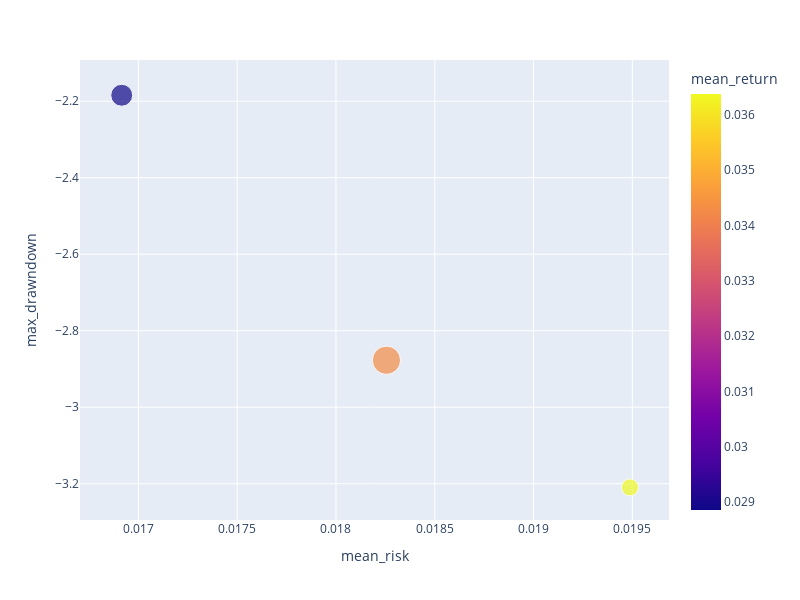

Write notebook code for a chart like this one.
### Code cell
fig = px.scatter(df_metrics_res, x = 'mean_risk', y = 'max_drawndown', size='max_recovery',  
                 color="mean_return", hover_name = 'clust_method', width=800, height=600)
fig.show()

### Figure 1 — Plotly figure (JSON) as saved in the notebook; plotly's stock layout.template omitted (floating-point values rounded to 4 significant figures)
{"data": [{"hovertemplate": "<b>%{hovertext}</b><br><br>mean_risk=%{x}<br>max_drawndown=%{y}<br>max_recovery=%{marker.size}<br>mean_return=%{marker.color}<extra></extra>", "hovertext": ["Random", "Kmeans_original", "original_n"], "legendgroup": "", "marker": {"color": [0.02886, 0.03429, 0.03637], "coloraxis": "coloraxis", "size": [77, 128, 47], "sizemode": "area", "sizeref": 0.32, "symbol": "circle"}, "mode": "markers", "name": "", "orientation": "v", "showlegend": false, "type": "scatter", "x": [0.01692, 0.01826, 0.01949], "xaxis": "x", "y": [-2.184, -2.877, -3.21], "yaxis": "y"}], "layout": {"coloraxis": {"colorbar": {"title": {"text": "mean_return"}}, "colorscale": [[0, "#0d0887"], [0.1111, "#46039f"], [0.2222, "#7201a8"], [0.3333, "#9c179e"], [0.4444, "#bd3786"], [0.5556, "#d8576b"], [0.6667, "#ed7953"], [0.7778, "#fb9f3a"], [0.8889, "#fdca26"], [1, "#f0f921"]]}, "height": 600, "legend": {"itemsizing": "constant", "tracegroupgap": 0}, "margin": {"t": 60}, "width": 800, "xaxis": {"anchor": "y", "domain": [0, 1], "title": {"text": "mean_risk"}}, "yaxis": {"anchor": "x", "domain": [0, 1], "title": {"text": "max_drawndown"}}}}
